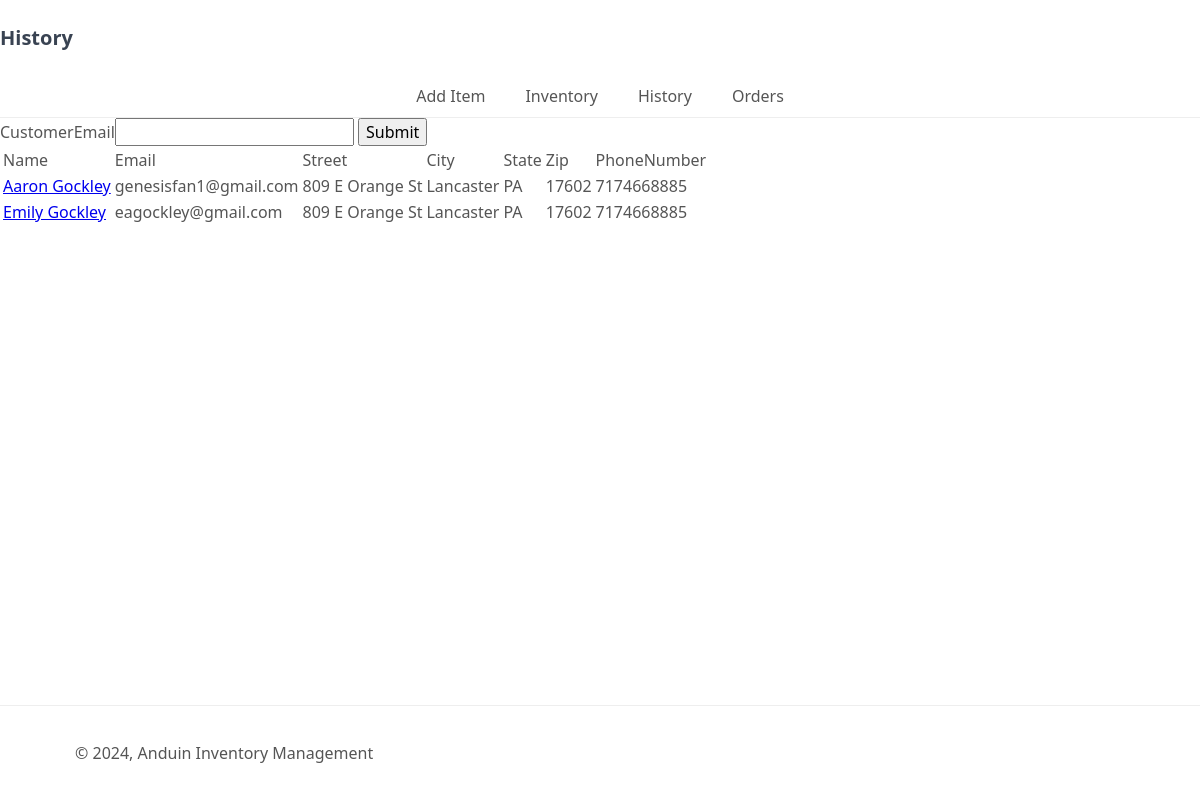
The app's page /R_customer_list.php, older data.
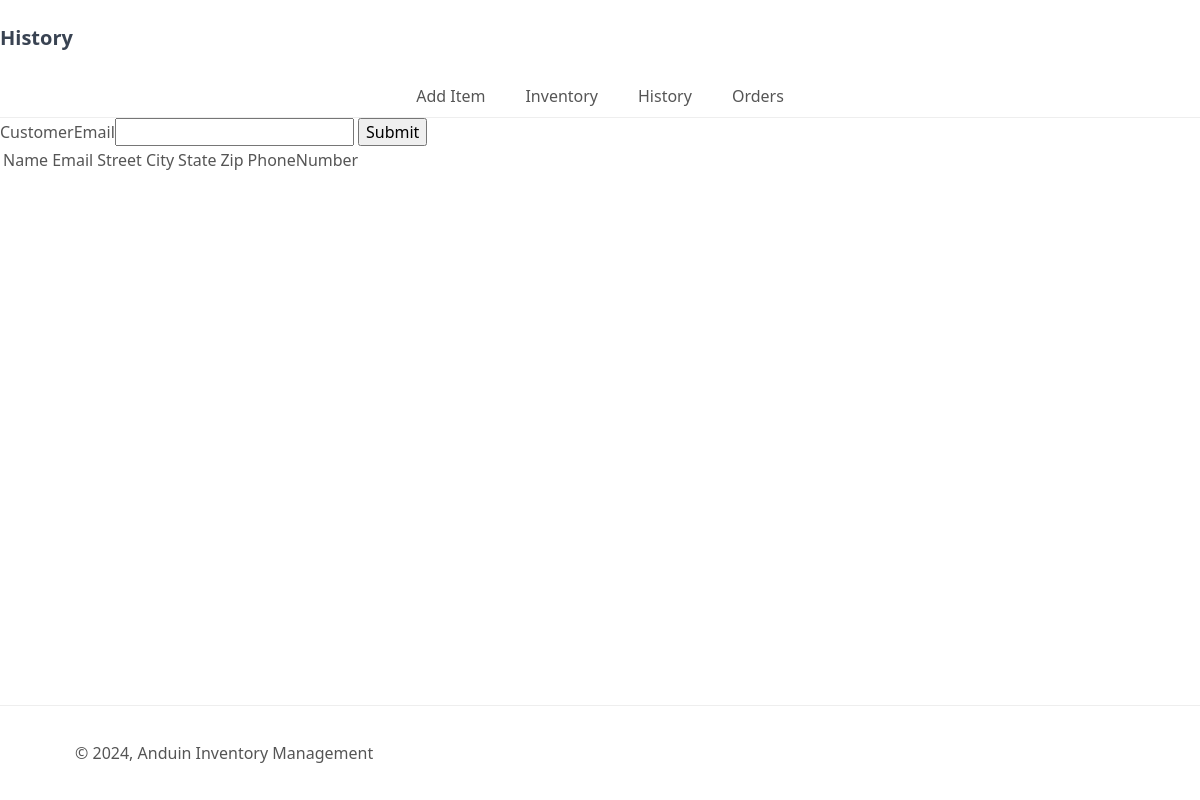
The same page, newer data.
### tables this page shows
CREATE TABLE IF NOT EXISTS `customer` (
  `ID` int NOT NULL AUTO_INCREMENT,
  `Name` varchar(50) NOT NULL,
  `Email` varchar(50) NOT NULL,
  `StreetAddress` varchar(70) NOT NULL,
  `City` varchar(40) NOT NULL,
  `State` varchar(2) NOT NULL,
  `ZipCode` int NOT NULL,
  `PhoneNumber` text NOT NULL,
  PRIMARY KEY (`ID`)
);

### R_customer_list.php (the view, shortened to what this page needs)
<?php
include "utilities.php";
$connection = OpenConn(); ?>
<form action="R_customer_search.php" method="post">
    CustomerEmail<input type="email" name="email" required>
    <input type="submit" value="Submit">
</form>
<?php
$result = $connection->execute_query("SELECT * FROM customer");
$customers = mysqli_fetch_all($result, MYSQLI_ASSOC); ?>
<table>
    <thead>
    <tr>
        <td>Name</td>
        <td>Email</td>
        <td>Street</td>
        <td>City</td>
        <td>State</td>
        <td>Zip</td>
        <td>PhoneNumber</td>
    </tr>
    </thead>
    <tbody>
    <?php foreach ($customers as $customer): ?>
    <tr>
        <td>
            <a href="R_history_print.php?ID=<?php echo $customer['ID']; ?>"><?php echo $customer['Name']; ?></a>
        </td>
        <td>
            <?php echo $customer['Email']; ?>
        </td>
        <td>
            <?php echo $customer['StreetAddress']; ?>
        </td>
        <td>
            <?php echo $customer['City']; ?>
        </td>
        <td>
            <?php echo $customer['State']; ?>
        </td>
        <td>
            <?php echo $customer['ZipCode']; ?>
        </td>
        <td>
            <?php echo $customer['PhoneNumber']; ?>
        </td>
    </tr>
    </tbody>
    <?php endforeach; ?>
</table>

Row changes from the older to the newer data that the page shows:
removed customer: Name "Aaron Gockley", Email "genesisfan1@gmail.com", StreetAddress "809 E Orange St", City "Lancaster", State "PA", ZipCode "17602", PhoneNumber "7174668885"
removed customer: Name "Emily Gockley", Email "eagockley@gmail.com", StreetAddress "809 E Orange St", City "Lancaster", State "PA", ZipCode "17602", PhoneNumber "7174668885"
